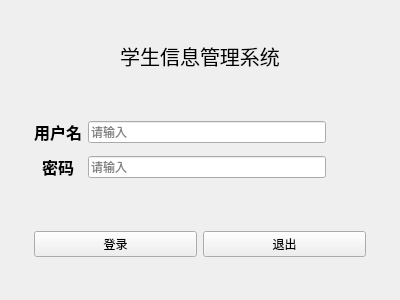
<?xml version="1.0" encoding="UTF-8"?>
<ui version="4.0">
 <class>Page_Login</class>
 <widget class="QWidget" name="Page_Login">
  <property name="geometry">
   <rect>
    <x>0</x>
    <y>0</y>
    <width>400</width>
    <height>300</height>
   </rect>
  </property>
  <property name="minimumSize">
   <size>
    <width>400</width>
    <height>300</height>
   </size>
  </property>
  <property name="maximumSize">
   <size>
    <width>400</width>
    <height>300</height>
   </size>
  </property>
  <property name="windowTitle">
   <string>登录</string>
  </property>
  <property name="windowIcon">
   <iconset resource="res.qrc">
    <normaloff>:/resources/loginicon.jpg</normaloff>:/resources/loginicon.jpg</iconset>
  </property>
  <property name="toolTip">
   <string>这是登录窗口</string>
  </property>
  <layout class="QGridLayout" name="gridLayout_3">
   <item row="0" column="0">
    <widget class="QLabel" name="label_3">
     <property name="minimumSize">
      <size>
       <width>60</width>
       <height>60</height>
      </size>
     </property>
     <property name="font">
      <font>
       <pointsize>15</pointsize>
      </font>
     </property>
     <property name="layoutDirection">
      <enum>Qt::LeftToRight</enum>
     </property>
     <property name="text">
      <string>学生信息管理系统</string>
     </property>
     <property name="textFormat">
      <enum>Qt::AutoText</enum>
     </property>
     <property name="alignment">
      <set>Qt::AlignCenter</set>
     </property>
    </widget>
   </item>
   <item row="1" column="0">
    <widget class="QWidget" name="widget_2" native="true">
     <property name="maximumSize">
      <size>
       <width>350</width>
       <height>100</height>
      </size>
     </property>
     <layout class="QGridLayout" name="gridLayout">
      <item row="0" column="1">
       <widget class="QLineEdit" name="line_username">
        <property name="maxLength">
         <number>20</number>
        </property>
        <property name="placeholderText">
         <string>请输入</string>
        </property>
       </widget>
      </item>
      <item row="1" column="0">
       <widget class="QLabel" name="label_2">
        <property name="font">
         <font>
          <family>思源黑体 CN Heavy</family>
          <pointsize>12</pointsize>
          <bold>true</bold>
         </font>
        </property>
        <property name="text">
         <string>密码</string>
        </property>
        <property name="alignment">
         <set>Qt::AlignCenter</set>
        </property>
       </widget>
      </item>
      <item row="0" column="0">
       <widget class="QLabel" name="label">
        <property name="font">
         <font>
          <family>思源黑体 CN Heavy</family>
          <pointsize>12</pointsize>
          <bold>true</bold>
         </font>
        </property>
        <property name="text">
         <string>用户名</string>
        </property>
        <property name="alignment">
         <set>Qt::AlignCenter</set>
        </property>
       </widget>
      </item>
      <item row="1" column="1">
       <widget class="QLineEdit" name="line_password">
        <property name="maxLength">
         <number>20</number>
        </property>
        <property name="echoMode">
         <enum>QLineEdit::Password</enum>
        </property>
        <property name="placeholderText">
         <string>请输入</string>
        </property>
       </widget>
      </item>
      <item row="0" column="2">
       <spacer name="horizontalSpacer">
        <property name="orientation">
         <enum>Qt::Horizontal</enum>
        </property>
        <property name="sizeType">
         <enum>QSizePolicy::Minimum</enum>
        </property>
        <property name="sizeHint" stdset="0">
         <size>
          <width>40</width>
          <height>20</height>
         </size>
        </property>
       </spacer>
      </item>
     </layout>
    </widget>
   </item>
   <item row="2" column="0">
    <widget class="QWidget" name="widget" native="true">
     <layout class="QGridLayout" name="gridLayout_2">
      <item row="0" column="0">
       <widget class="QPushButton" name="btn_login">
        <property name="text">
         <string>登录</string>
        </property>
       </widget>
      </item>
      <item row="0" column="1">
       <widget class="QPushButton" name="btn_exit">
        <property name="text">
         <string>退出</string>
        </property>
       </widget>
      </item>
     </layout>
    </widget>
   </item>
  </layout>
 </widget>
 <resources>
  <include location="res.qrc"/>
 </resources>
 <connections/>
</ui>
